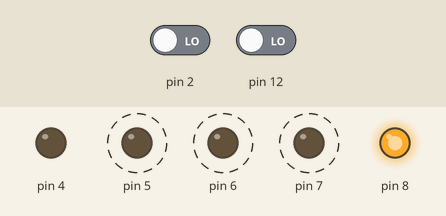
This sketch was run on a simulated Arduino Uno, built with avr-gcc and run on an emulated ATmega328P. On the bench: output pins drawn as LEDs (lit = HIGH). Dashed ring = blinking. The inputs (shaded band) are chosen by the test bench; at power-on: pin 2 LOW, pin 12 LOW.

Above: at 1.2 s.
1.3 s: pin 2 driven HIGH
At 2.2 s:
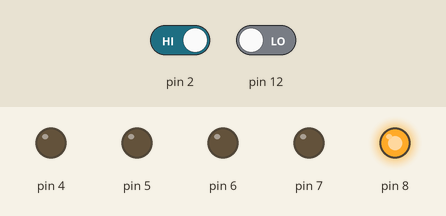
2.8 s: pin 2 driven LOW
At 2.87 s:
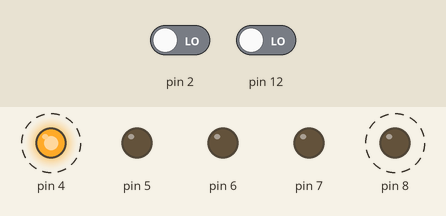
5.8 s: pin 12 driven HIGH
At 6.3 s:
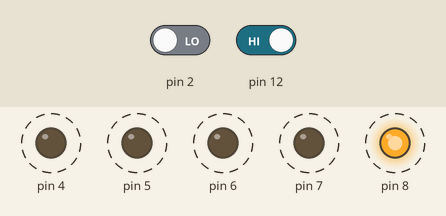
Timing chart, 0 to 14.8 s (numbered marks = the images above; inputs shaded):
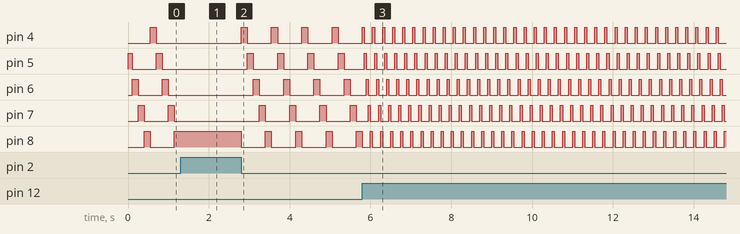

The sketch:

Homework_5.ino
```cpp
//Bryce Graves
//Homework 5: YOU THINK THIS IS A GAME?!

//The program lights up a light at a time, the switch speeds it up or slows it down. While the button stops the light sequence.

//1. We use pinMode(x, INPUT);
//2. They define that function at the top of the program like we should so the C language doesn't need to use hoisting to bring the function definitions to the top.
//3. Because the code from Ardublock is created by preset blocks which we kinda just smash together to form the code block from the example.

int LED = 0;
int Speed = 0;
void returnPinAndBoolean(int pinNumber, boolean status)
{
  pinMode(pinNumber, OUTPUT);
  digitalWrite(pinNumber, status);
}


void STOP()
{
  if (( ( digitalRead(2) ) == ( HIGH ) ))
  {
    returnPinAndBoolean(LED, HIGH);
  }
  else
  {
    returnPinAndBoolean(LED, LOW);
    LED = ( LED + 1 ) ;
    if (( ( LED ) > ( 8 ) ))
    {
      LED = 4 ;
    }
    returnPinAndBoolean(LED, HIGH);
    delay( Speed );
  }
}


void lightSpeedToggle()
{
  if (( ( digitalRead(12) ) == ( HIGH ) ))
  {
    Speed = 50 ;
  }
  else
  {
    Speed = 150 ;
  }
}


void setup()
{
  pinMode( 12 , INPUT);
  pinMode( 2 , INPUT);
  LED = 4 ;
  Speed = 100 ;

}

void loop()
{
  STOP();
  lightSpeedToggle();
}
```

Measured:
- after the input at 1.3 s, pin 4–7: stops changing and stays LOW; pin 8: stops changing and stays HIGH
- after the input at 2.8 s, pin 4, pin 8: alternates HIGH for 0.15 s and LOW for 0.60 s, starting at once; pin 5: alternates HIGH for 0.15 s and LOW for 0.60 s, starting after 0.15 s; pin 6: alternates HIGH for 0.15 s and LOW for 0.60 s, starting after 0.30 s; pin 7: alternates HIGH for 0.15 s and LOW for 0.60 s, starting after 0.45 s
- after the input at 5.8 s, pin 4, pin 5: alternates HIGH for 0.05 s and LOW for 0.20 s, starting after 0.05 s; pin 6: alternates HIGH for 0.05 s and LOW for 0.20 s, starting after 0.10 s; pin 7: alternates HIGH for 0.05 s and LOW for 0.20 s, starting after 0.15 s; pin 8: alternates HIGH for 0.05 s and LOW for 0.20 s, starting after 0.20 s
- by itself, pin 5: alternates HIGH for 0.13 s and LOW for 0.60 s
- by itself, pin 6, pin 7: alternates HIGH for 0.15 s and LOW for 0.60 s
